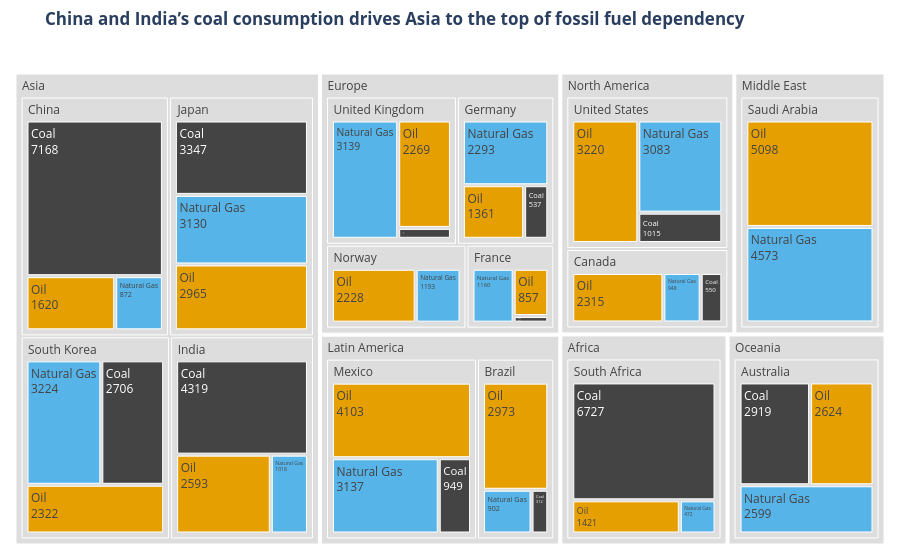

Notebook cell for this chart:
### Markdown cell above
## Task 1 — Treemap: fossil fuel dependency by country

**What to build:** A treemap showing **fossil fuel TWh only**, broken down by Region → Country → Source (Coal / Oil / Natural Gas).

**Requirements:**
- Filter to fossil sources only before plotting
- Use `path=['Region', 'Country', 'Source']` for the hierarchy
- Colour encodes the fossil source type (Coal / Oil / Natural Gas) with a CVD-safe palette
- Show TWh values in labels — no percentages
- Grey out parent nodes (Region and Country level)
- Insight title naming which region or country is most fossil-dependent

> 💡 `df.loc[df['Source_Type'] == 'Fossil']`

### Code cell
import pandas as pd
import plotly.express as px

# 1. Prepare Data
df = pd.read_csv('global_energy_mix.csv')
fossil_sources = ['Coal', 'Oil', 'Natural Gas']
df_fossil = df[df['Source'].isin(fossil_sources)].copy()

# 2. Define CVD-safe Palette
# These are the only colors that should remain "active"
fossil_map = {
    'Coal': '#444444',        # Dark Grey
    'Oil': '#E69F00',         # Orange
    'Natural Gas': '#56B4E9'  # Sky Blue
}

# 3. Build Figure
fig1 = px.treemap(
    df_fossil,
    path=['Region', 'Country', 'Source'],
    values='TWh',
    color='Source',
    color_discrete_map=fossil_map,
    # Insight Title naming the finding
    title='<b>China and India’s coal consumption drives Asia to the top of fossil fuel dependency</b>'
)

# 4. Apply the "Grey Out" Logic (Crucial for the exercise)
# This loops through the generated colors and greys out anything not in our map
fig1.data[0].marker.colors = [
    c if c in fossil_map.values() else '#DDDDDD' 
    for c in fig1.data[0].marker.colors
]

# 5. Labels: TWh values only, no percentages
fig1.update_traces(
    textinfo='label+value',
    hovertemplate='<b>%{label}</b><br>Value: %{value} TWh'
)

fig1.update_layout(margin=dict(t=50, l=10, r=10, b=10))
fig1.show()

### Figure 1 — Plotly figure (JSON) as saved in the notebook; plotly's stock layout.template omitted (floating-point values rounded to 4 significant figures)
{"data": [{"branchvalues": "total", "customdata": [["(?)"], ["(?)"], ["(?)"], ["(?)"], ["(?)"], ["(?)"], ["(?)"], ["(?)"], ["(?)"], ["(?)"], ["(?)"], ["(?)"], ["(?)"], ["(?)"], ["(?)"], ["(?)"], ["(?)"], ["(?)"], ["(?)"], ["(?)"], ["(?)"], ["(?)"], ["Coal"], ["Coal"], ["Coal"], ["Coal"], ["Coal"], ["Coal"], ["Coal"], ["Coal"], ["Coal"], ["Coal"], ["Coal"], ["Coal"], ["Coal"], ["Natural Gas"], ["Natural Gas"], ["Natural Gas"], ["Natural Gas"], ["Natural Gas"], ["Natural Gas"], ["Natural Gas"], ["Natural Gas"], ["Natural Gas"], ["Natural Gas"], ["Natural Gas"], ["Natural Gas"], ["Natural Gas"], ["Natural Gas"], ["Natural Gas"], ["Oil"], ["Oil"], ["Oil"], ["Oil"], ["Oil"], ["Oil"], ["Oil"], ["Oil"], ["Oil"], ["Oil"], ["Oil"], ["Oil"], ["Oil"], ["Oil"], ["Oil"]], "domain": {"x": [0, 1], "y": [0, 1]}, "hovertemplate": "<b>%{label}</b><br>Value: %{value} TWh", "ids": ["Africa", "North America/United States", "Asia/China", "Europe/Germany", "Europe/France", "Europe/United Kingdom", "Asia/India", "Latin America/Brazil", "Oceania/Australia", "Middle East", "Asia/South Korea", "Asia/Japan", "Middle East/Saudi Arabia", "Africa/South Africa", "North America/Canada", "Latin America/Mexico", "North America", "Asia", "Europe", "Latin America", "Oceania", "Europe/Norway", "Latin America/Mexico/Coal", "North America/Canada/Coal", "Africa/South Africa/Coal", "Asia/South Korea/Coal", "North America/United States/Coal", "Latin America/Brazil/Coal", "Europe/France/Coal", "Asia/India/Coal", "Asia/Japan/Coal", "Asia/China/Coal", "Europe/Germany/Coal", "Europe/United Kingdom/Coal", "Oceania/Australia/Coal", "Europe/United Kingdom/Natural Gas", "Europe/Germany/Natural Gas", "Asia/India/Natural Gas", "Asia/Japan/Natural Gas", "Latin America/Brazil/Natural Gas", "Latin America/Mexico/Natural Gas", "North America/Canada/Natural Gas", "Africa/South Africa/Natural Gas", "Oceania/Australia/Natural Gas", "Middle East/Saudi Arabia/Natural Gas", "Europe/Norway/Natural Gas", "North America/United States/Natural Gas", "Asia/South Korea/Natural Gas", "Asia/China/Natural Gas", "Europe/France/Natural Gas", "Asia/China/Oil", "Europe/Germany/Oil", "North America/United States/Oil", "Asia/Japan/Oil", "Europe/United Kingdom/Oil", "Asia/India/Oil", "Latin America/Brazil/Oil", "Latin America/Mexico/Oil", "North America/Canada/Oil", "Oceania/Australia/Oil", "Africa/South Africa/Oil", "Europe/Norway/Oil", "Asia/South Korea/Oil", "Europe/France/Oil", "Middle East/Saudi Arabia/Oil"], "labels": ["Africa", "United States", "China", "Germany", "France", "United Kingdom", "India", "Brazil", "Australia", "Middle East", "South Korea", "Japan", "Saudi Arabia", "South Africa", "Canada", "Mexico", "North America", "Asia", "Europe", "Latin America", "Oceania", "Norway", "Coal", "Coal", "Coal", "Coal", "Coal", "Coal", "Coal", "Coal", "Coal", "Coal", "Coal", "Coal", "Coal", "Natural Gas", "Natural Gas", "Natural Gas", "Natural Gas", "Natural Gas", "Natural Gas", "Natural Gas", "Natural Gas", "Natural Gas", "Natural Gas", "Natural Gas", "Natural Gas", "Natural Gas", "Natural Gas", "Natural Gas", "Oil", "Oil", "Oil", "Oil", "Oil", "Oil", "Oil", "Oil", "Oil", "Oil", "Oil", "Oil", "Oil", "Oil", "Oil"], "marker": {"colors": ["#DDDDDD", "#DDDDDD", "#DDDDDD", "#DDDDDD", "#DDDDDD", "#DDDDDD", "#DDDDDD", "#DDDDDD", "#DDDDDD", "#DDDDDD", "#DDDDDD", "#DDDDDD", "#DDDDDD", "#DDDDDD", "#DDDDDD", "#DDDDDD", "#DDDDDD", "#DDDDDD", "#DDDDDD", "#DDDDDD", "#DDDDDD", "#DDDDDD", "#444444", "#444444", "#444444", "#444444", "#444444", "#444444", "#444444", "#444444", "#444444", "#444444", "#444444", "#444444", "#444444", "#56B4E9", "#56B4E9", "#56B4E9", "#56B4E9", "#56B4E9", "#56B4E9", "#56B4E9", "#56B4E9", "#56B4E9", "#56B4E9", "#56B4E9", "#56B4E9", "#56B4E9", "#56B4E9", "#56B4E9", "#E69F00", "#E69F00", "#E69F00", "#E69F00", "#E69F00", "#E69F00", "#E69F00", "#E69F00", "#E69F00", "#E69F00", "#E69F00", "#E69F00", "#E69F00", "#E69F00", "#E69F00"]}, "name": "", "parents": ["", "North America", "Asia", "Europe", "Europe", "Europe", "Asia", "Latin America", "Oceania", "", "Asia", "Asia", "Middle East", "Africa", "North America", "Latin America", "", "", "", "", "", "Europe", "Latin America/Mexico", "North America/Canada", "Africa/South Africa", "Asia/South Korea", "North America/United States", "Latin America/Brazil", "Europe/France", "Asia/India", "Asia/Japan", "Asia/China", "Europe/Germany", "Europe/United Kingdom", "Oceania/Australia", "Europe/United Kingdom", "Europe/Germany", "Asia/India", "Asia/Japan", "Latin America/Brazil", "Latin America/Mexico", "North America/Canada", "Africa/South Africa", "Oceania/Australia", "Middle East/Saudi Arabia", "Europe/Norway", "North America/United States", "Asia/South Korea", "Asia/China", "Europe/France", "Asia/China", "Europe/Germany", "North America/United States", "Asia/Japan", "Europe/United Kingdom", "Asia/India", "Latin America/Brazil", "Latin America/Mexico", "North America/Canada", "Oceania/Australia", "Africa/South Africa", "Europe/Norway", "Asia/South Korea", "Europe/France", "Middle East/Saudi Arabia"], "textinfo": "label+value", "type": "treemap", "values": [8620.0, 7318.0, 9660.0, 4191.0, 2137.0, 5638.0, 7930.0, 4187.0, 8142.0, 9671.0, 8252.0, 9442.0, 9671.0, 8620.0, 3813.0, 8189.0, 11130.0, 35280.0, 15390.0, 12380.0, 8142.0, 3421.0, 949.0, 550.0, 6727.0, 2706.0, 1015.0, 312.0, 120.0, 4319.0, 3347.0, 7168.0, 537.0, 230.0, 2919.0, 3139.0, 2293.0, 1018.0, 3130.0, 902.0, 3137.0, 948.0, 472.0, 2599.0, 4573.0, 1193.0, 3083.0, 3224.0, 872.0, 1160.0, 1620.0, 1361.0, 3220.0, 2965.0, 2269.0, 2593.0, 2973.0, 4103.0, 2315.0, 2624.0, 1421.0, 2228.0, 2322.0, 857.0, 5098.0]}], "layout": {"legend": {"tracegroupgap": 0}, "margin": {"b": 10, "l": 10, "r": 10, "t": 50}, "title": {"text": "<b>China and India’s coal consumption drives Asia to the top of fossil fuel dependency</b>"}}}
